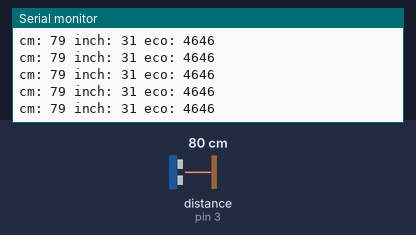
Bench run of a sketch on a simulated Arduino Uno, built with avr-gcc and run on an emulated ATmega328P. Shown: the last lines printed to the serial monitor. Wiring (inferred from the names in the program): ultrasonic range finder: trigger pin 2; echo pin 3. The inputs (shaded band) are chosen by the test bench; at power-on: distance to the obstacle (sensor on pin 3) 80 cm. The echo pulse lasts 58.3 µs per cm.

Above: at 1.2 s.
1.3 s: distance to the obstacle (sensor on pin 3) set to 60 cm
At 1.35 s:
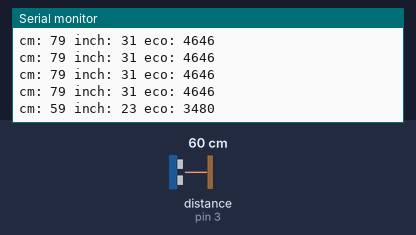
4.3 s: distance to the obstacle (sensor on pin 3) set to 9 cm
At 4.3 s:
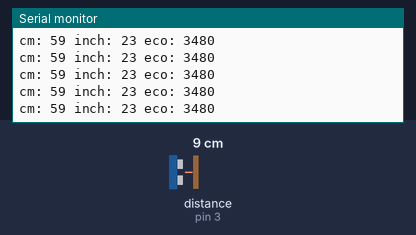
7.3 s: distance to the obstacle (sensor on pin 3) set to 60 cm
At 7.35 s:
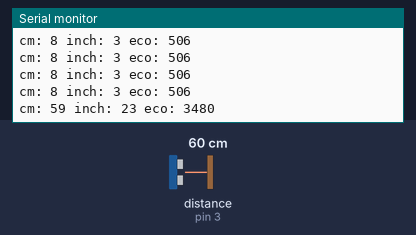
16.3 s: distance to the obstacle (sensor on pin 3) set to 9 cm
At 16.36 s:
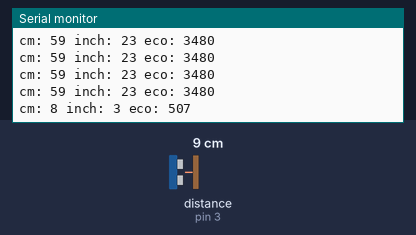
19.3 s: distance to the obstacle (sensor on pin 3) set to 2 cm
At 19.3 s:
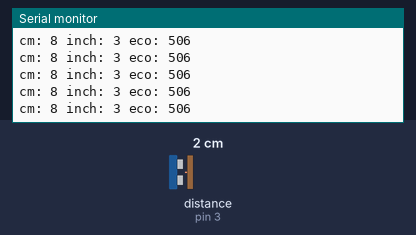
Timing chart, 0 to 22.3 s (numbered marks = the images above; inputs shaded):
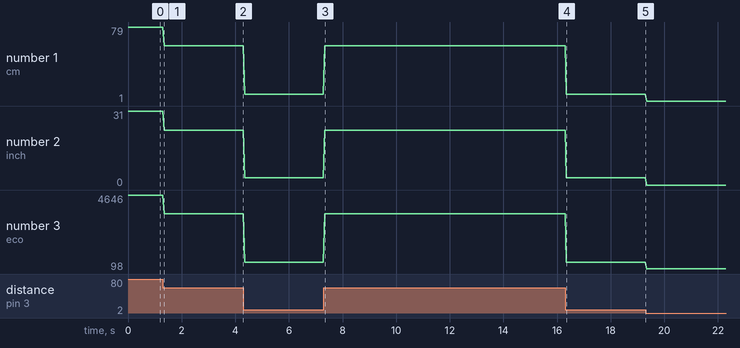

Measured:
- after the input at 1.3 s, the serial monitor: prints a new line at once (image 1)
- after the input at 7.3 s, the serial monitor: prints a new line at once (image 3)
- after the input at 16.3 s, the serial monitor: prints a new line after 0.05 s (image 4)
- plotted number 1: 79 → 59 after the input at 1.3 s, 59 → 8 after the input at 4.3 s, 8 → 59 after the input at 7.3 s, 59 → 8 after the input at 16.3 s, 8 → 1 after the input at 19.3 s
- plotted number 2: 31 → 23 after the input at 1.3 s, 23 → 3 after the input at 4.3 s, 3 → 23 after the input at 7.3 s, 23 → 3 after the input at 16.3 s, 3 → 0 after the input at 19.3 s
- plotted number 3: 4646 → 3480 after the input at 1.3 s, 3480 → 506 after the input at 4.3 s, 506 → 3480 after the input at 7.3 s, 3480 → 506 after the input at 16.3 s, 506 → 99 after the input at 19.3 s

The sketch:

modulo_ultrasonico.ino
```cpp
/**
  @file modulo_ultrasonico
  @brief Ejemplo de uso del modulo ultrasonico HC-SR04

  Con este modulo podremos leer la  distancia un objeto que se encuentre en un rango de hasta 4m. La configuracion de pines:

  VCC  -> (+)
  Trig -> (pin digital)
  Echo -> (pin digital)
  GND  -> (-)

  @author SCESI
  @date 04/2014

*/


/**
  @brief Variables de configuracion del dispositivo y variables de salida

  @param echoPin  pin digital que resolvera el eco
  @param trigPin  pin digital que realizara el disparo del pulso sonico
  @param duracion respuesta del echo
  @param distancia_cm distancia calculada segun la duracion del eco en centimetros
  @param distancia_inch distancia calculada segun la duracion del eco en plugadas

  */

#define echoPin 3
#define trigPin 2

long duracion;
long distancia_cm;
long distancia_inch;

void setup()
{
  Serial.begin (9600);
  // pin para trabajar como salida
  pinMode(trigPin, OUTPUT);
  // pin para trabajar como entrada
  pinMode(echoPin, INPUT);
}

void loop() {
  // pin con apagado logico
  digitalWrite(trigPin, LOW);
  delayMicroseconds(2);

  digitalWrite(trigPin, HIGH);
  delayMicroseconds(10);
  digitalWrite(trigPin, LOW);

  // devuelve la logitud del eco en us
  duracion = pulseIn(echoPin, HIGH);
  distancia_cm = microsegundosTransformarCentimetros(duracion);
  distancia_inch = microsegundosTransformarPulgadas(duracion);

  Serial.print("cm: ");
  Serial.print(distancia_cm);
  Serial.print(" inch: ");
  Serial.print(distancia_inch);
  Serial.print(" eco: ");
  Serial.println(duracion);

  // tiempo minimo de espera para que el eco se disipe 50ms
  // puede ser modificado
  delay(50);
}

/**
  @brief transformar microsegundos a pulgadas

  @param microsegundos valor del echo transcurrido
  @returns  valor convertido en pulgadas
*/
long microsegundosTransformarPulgadas(long microsegundos)
{
  return microsegundos/148;
}

/**
  @brief transformar microsegundos a centimetros

  @param microsegundos valor del echo transcurrido
  @returns  valor convertido en centimetros
*/
long microsegundosTransformarCentimetros(long microsegundos)
{
  return microsegundos/58.2;
}
```
